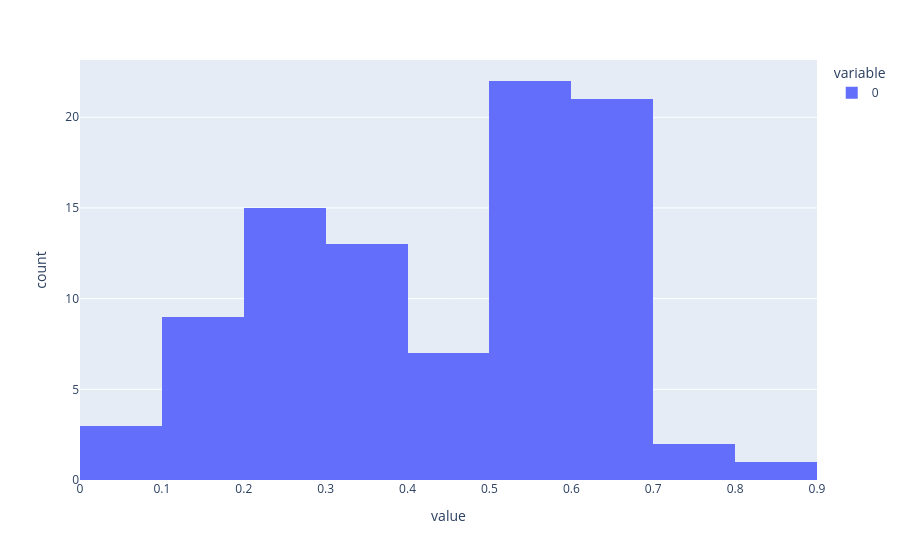

The notebook cell this image was saved under:
### Code cell
px.histogram(c22_scores.mean(axis=1))

### Figure 1 — Plotly figure (JSON) as saved in the notebook; plotly's stock layout.template omitted (floating-point values rounded to 4 significant figures)
{"data": [{"bingroup": "x", "hovertemplate": "variable=0<br>value=%{x}<br>count=%{y}<extra></extra>", "legendgroup": "0", "marker": {"color": "#636efa", "pattern": {"shape": ""}}, "name": "0", "orientation": "v", "showlegend": true, "type": "histogram", "x": [0.2776, 0.1235, 0.5021, 0.3115, 0.6138, 0.6838, 0.5397, 0.3883, 0.371, 0.5138, 0.6742, 0.5714, 0.1888, 0.1729, 0.1847, 0.5353, 0.6045, 0.6229, 0.3727, 0.6286, 0.3928, 0.7112, 0.4792, 0.5405, 0.5986, 0.3707, 0.5102, 0.2594, 0.2267, 0.454, 0.2272, 0.08461, 0.2464, 0.5986, 0.5933, 0.6465, 0.5208, 0.59, 0.2733, 0.2498, 0.5286, 0.2511, 0.2195, 0.6366, 0.4688, 0.564, 0.3059, 0.4444, 0.5129, 0.258, 0.5543, 0.568, 0.3103, 0.6601, 0.1437, 0.1585, 0.1433, 0.1587, 0.3355, 0.35, 0.5762, 0.0471, 0.6098, 0.6389, 0.6496, 0.3915, 0.4142, 0.3807, 0.674, 0.1293, 0.5156, 0.7248, 0.6985, 0.6861, 0.6548, 0.282, 0.6222, 0.4287, 0.6159, 0.6271, 0.5987, 0.6586, 0.3136, 0.2902, 0.2822, 0.251, 0.2753, 0.8141, 0.5496, 0.09684, 0.4887, 0.6107, 0.5867], "xaxis": "x", "yaxis": "y"}], "layout": {"barmode": "relative", "legend": {"title": {"text": "variable"}, "tracegroupgap": 0}, "margin": {"t": 60}, "xaxis": {"anchor": "y", "domain": [0, 1], "title": {"text": "value"}}, "yaxis": {"anchor": "x", "domain": [0, 1], "title": {"text": "count"}}}}
